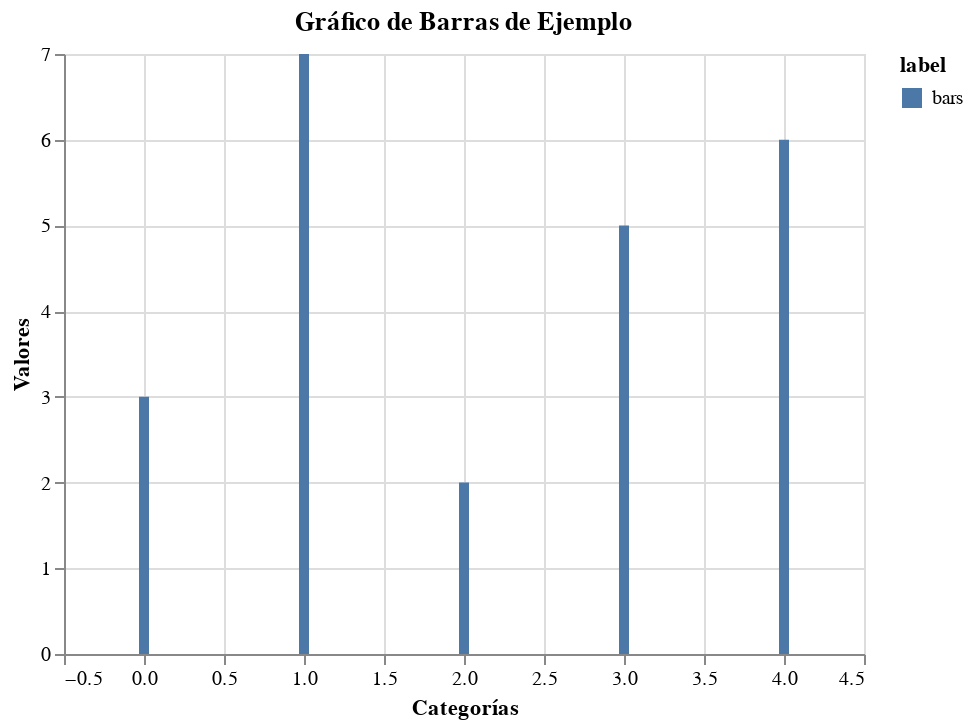

Source (notebook cell):
### Code cell
# Ejemplo con un gráfico de barras
fig, ax = plt.subplots()

# Generar datos
categories = ['A', 'B', 'C', 'D', 'E']
values = [3, 7, 2, 5, 6]

# Crear un gráfico de barras
bars = ax.bar(categories, values)

ax.set_title('Gráfico de Barras de Ejemplo')
ax.set_xlabel('Categorías')
ax.set_ylabel('Valores')

# Mostrar el gráfico de Matplotlib
plt.show()

# Convertir a Vega-Lite
vega_lite_spec = create_vega_lite_spec(fig, ax)

# Mostrar el gráfico de Vega-Lite
vega_lite_spec

### Figure 1 — Vega-Lite specification as saved in the notebook (floating-point values rounded to 4 significant figures)
{"config": {"view": {"continuousWidth": 400, "continuousHeight": 300}}, "data": {"name": "data-6b44bed94295f9779c916388bcb5e869"}, "mark": "bar", "encoding": {"color": {"field": "label", "type": "nominal"}, "x": {"field": "x", "title": "Categorías", "type": "quantitative"}, "y": {"field": "y", "title": "Valores", "type": "quantitative"}}, "height": 300, "title": "Gráfico de Barras de Ejemplo", "width": 400, "$schema": "https://vega.github.io/schema/vega-lite/v4.17.0.json", "datasets": {"data-6b44bed94295f9779c916388bcb5e869": [{"x": 0.0, "y": 3, "width": 0.8, "height": 3, "label": "bars"}, {"x": 1.0, "y": 7, "width": 0.8, "height": 7, "label": "bars"}, {"x": 2.0, "y": 2, "width": 0.8, "height": 2, "label": "bars"}, {"x": 3.0, "y": 5, "width": 0.8, "height": 5, "label": "bars"}, {"x": 4.0, "y": 6, "width": 0.8, "height": 6, "label": "bars"}]}}
